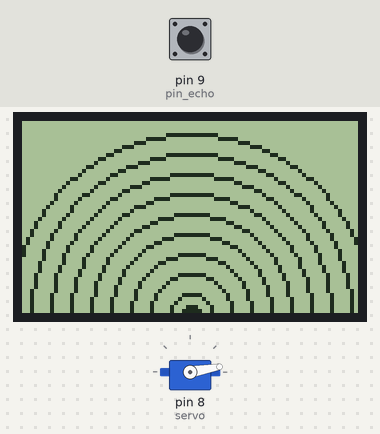
Bench run of a sketch on a simulated Arduino Uno, built with avr-gcc and run on an emulated ATmega328P. On the bench: 84×48 one-colour display, servo. The inputs (shaded band) are chosen by the test bench; at power-on: pin 9 (pin_echo) LOW. What the sketch prints to the serial monitor is not drawn.

Above: at 1.6 s.
1.7 s: pin 9 (pin_echo) pulsed HIGH 5 times (0.12 s each, 0.3 s apart)
At 4.3 s:
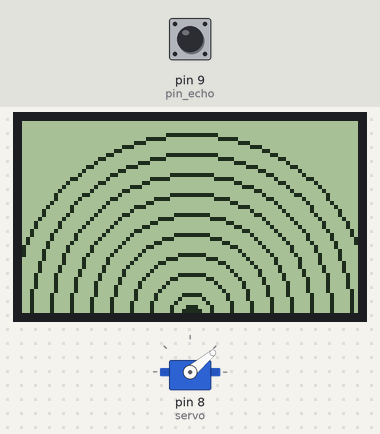
6.2 s: pin 9 (pin_echo) pulsed HIGH 2 times (0.12 s each, 0.3 s apart)
At 7.6 s:
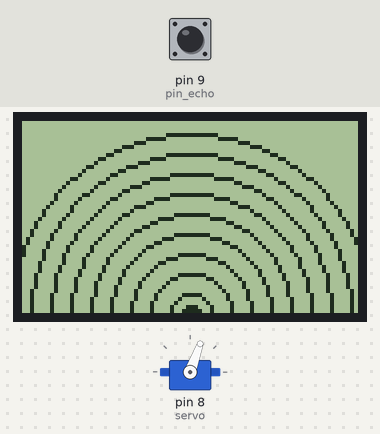
Timing chart, 0 to 24.8 s (numbered marks = the images above; inputs shaded):
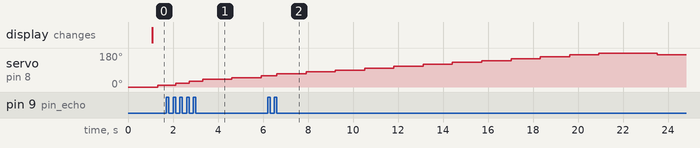

The sketch:

Radar.ino
```cpp
#include <Adafruit_GFX.h>
#include <Adafruit_PCD8544.h>
#include <math.h>
#include <Servo.h>

#define  PI  3.141592654

Adafruit_PCD8544 lcd = Adafruit_PCD8544(7, 6, 5, 4, 3);

Servo servo;

int pin_echo = 9;
int pin_trig = 10;

int distances[19];

void setup() {
  Serial.begin(9600);

//  memset(&distances[0], 0, sizeof(distances));
  for (int i=0; i<19; i++) distances[i] = 0;

  lcd.begin();
  lcd.setContrast(50);
  lcd.clearDisplay();

  servo.attach(8);

  pinMode(pin_echo, INPUT);
  pinMode(pin_trig, OUTPUT);
}

void loop() {
  for (int i=0; i<19; i++) {
    draw_radar(i);
    delay(250);
  }

  for (int i=(19-1); i>=0; i--) {
    draw_radar(i);
    delay(250);
  }
}

int get_x(int no, int d) {
  if ((no >= 0) & (no <=18)) return cos((180-no * 10) * PI / 180) * d + 42;
  else return -100;
}

int get_y(int no, int d) {
  if ((no >= 0) & (no <=18)) return 48 - sin(no * 10 * PI / 180) * d;
  else return -100;
}

void draw_radar(int no) {
  int angle = no * 10;

  servo.write(angle);

  digitalWrite(pin_trig, HIGH);
  delay(10);
  digitalWrite(pin_trig, LOW);

  long duration = pulseIn(pin_echo, HIGH);
  long cm = duration / 29 / 2;

  Serial.println(cm);

  distances[no] = cm ;

  lcd.clearDisplay();
  for (int i=1; i<10; i++) lcd.drawCircle(42, 48, i*5, BLACK);
  for (int i=0; i<19; i++) lcd.fillCircle(get_x(i, distances[i]), get_y(i, distances[i]), 2, BLACK);
  lcd.display();
}
```

Measured:
- by itself, servo on pin 8 (servo): rises from 60° to 180° in 14.3 s, then falls to 170° in 2.6 s
